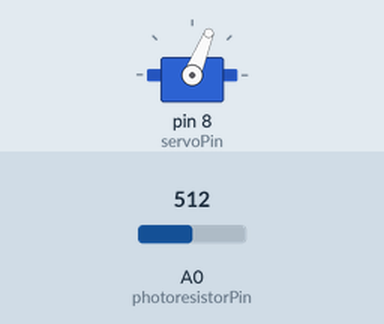
Recording of a program running on a simulated Arduino Uno, built with avr-gcc and run on an emulated ATmega328P. Parts: servo. The inputs (shaded band) are chosen by the test bench; at power-on: A0 (photoresistorPin) = 512.

Above: at 1.2 s.
1.3 s: A0 (photoresistorPin) set to 716
At 1.9 s:
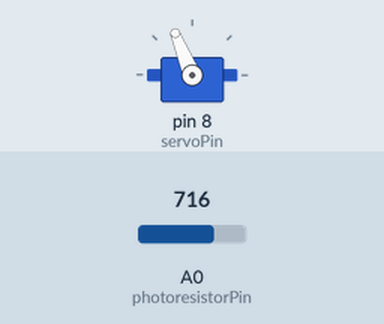
2.8 s: A0 (photoresistorPin) set to 900
At 3.2 s:
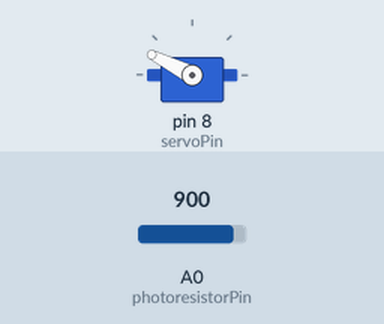
4.3 s: A0 (photoresistorPin) set to 1023
At 5.5 s:
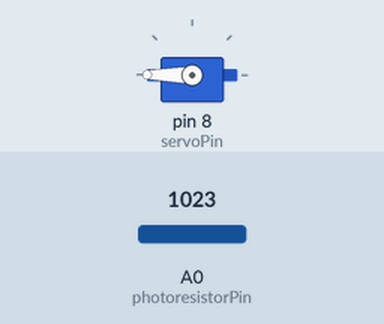
5.8 s: A0 (photoresistorPin) set to 306
At 6.9 s:
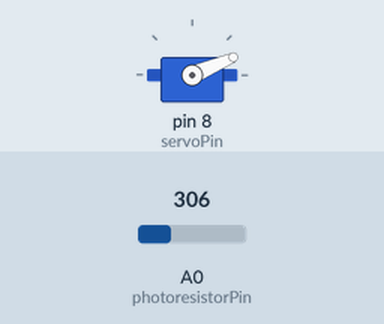
7.3 s: A0 (photoresistorPin) set to 122
At 8.2 s:
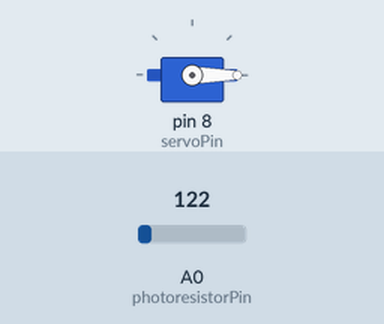
8.8 s: A0 (photoresistorPin) set to 511
At 9.4 s:
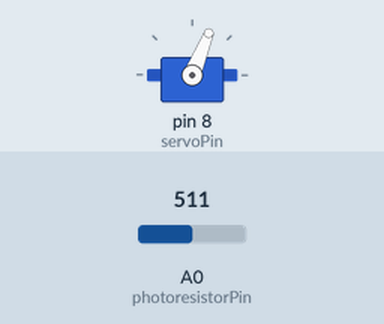
Timing chart, 0 to 11.3 s (numbered marks = the images above; inputs shaded):
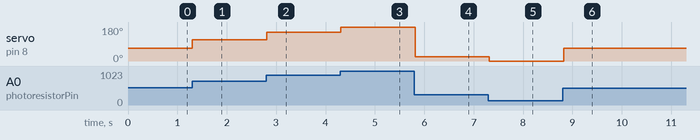

The program:

main.cpp
```cpp
#include <Arduino.h>
#include <Servo.h>

Servo myservo;

const int servoPin = 8; // Pin for the servo
const int photoresistorPin = A0; // Pin for the photoresistor

void setup() {
  myservo.attach(servoPin);
  pinMode(photoresistorPin, INPUT); // Set pin A0 as input for the photoresistor
}

void loop() {
  int lightLevel = analogRead(photoresistorPin); // Read the light level from the photoresistor
  int servoPosition = map(lightLevel, 200, 1023, 0, 180); // Map light level to servo position
  servoPosition = constrain(servoPosition, 0, 180); // Ensure the servo position is within bounds
  myservo.write(servoPosition); // Set the servo position
  delay(100); // Add a 100 ms delay
}
```

Measured:
- after the input at 1.3 s, servo on pin 8 (servoPin): 68° → 112° at once
- after the input at 2.8 s, servo on pin 8 (servoPin): 112° → 153° at once
- after the input at 4.3 s, servo on pin 8 (servoPin): 153° → 180° at once
- after the input at 5.8 s, servo on pin 8 (servoPin): 180° → 23° at once
- after the input at 7.3 s, servo on pin 8 (servoPin): 23° → 0° at once
- after the input at 8.8 s, servo on pin 8 (servoPin): 0° → 68° at once
